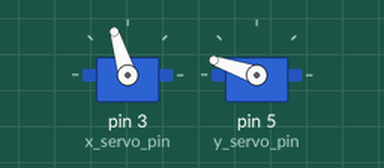
A sketch run on a simulated Arduino Uno, built with avr-gcc and run on an emulated ATmega328P. On the bench: 2 × servo.

Above: at 0.15 s.
At 2.0 s:
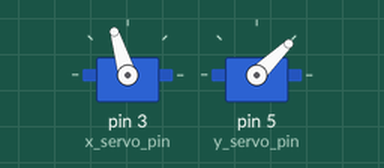
At 3.85 s:
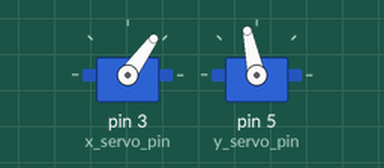
At 7.6 s:
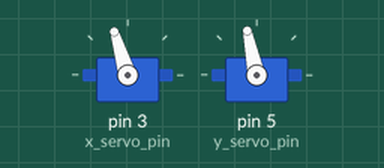
Timing chart, 0 to 9.9 s (numbered marks = the images above):
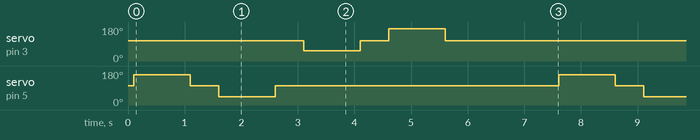

The sketch:

arduino.ino
```cpp
#include <Servo.h>

#define x_in A0
#define y_in A5
#define deadzone 25

// TOP
#define Y_DEADZONE 10 // NotImplemented
#define Y_MAX 2200  // Forward/Reverse
#define Y_ZERO 1600
#define Y_MIN 1000  // Forward/Reverse
// BOTTOM
#define X_DEADZONE 10 // NotImplemented
#define X_MAX   2300 // Left/Right
#define X_ZERO 1650
#define X_MIN 1100 // Left/Right

#define CONFIG 1

#define TIMEOUT_SECONDS 2
#define MANUAL2AUTO_DELAY 3

Servo x_servo; // create servo object to control a servo
const int x_servo_pin = 3;
Servo y_servo; // create servo object to control a servo
const int y_servo_pin = 5;

byte cmd_buffer[2];
unsigned long last_cmd;
unsigned long last_manual_cmd;

void setState(int y, int x) {
  last_cmd = millis();
  x = constrain(-x, -100, 100);
  y = constrain(y, -100, 100);

  float magnitude = sqrt((x * x) + (y * y));
  magnitude = constrain(magnitude, 0, 100); // TBD

  float x_norm, y_norm;
  x_norm = abs(x) / 100.0;
  y_norm = abs(y) / 100.0;

  x_norm *= x > 0 ? 1.0 : -1.0;
  y_norm *= y > 0 ? 1.0 : -1.0;

  x = x_norm * magnitude;
  y = y_norm * magnitude;

  if (x > 0){
  x = map(x, 0, 100, X_ZERO, X_MAX);
  } else {
     x = map(x, 0, -100, X_ZERO, X_MIN);
  }
  if (y > 0){
  y = map(y, 0, 100, Y_ZERO, Y_MAX);
  } else {
    y = map(y, 0, -100, Y_ZERO, Y_MIN);
  }

  x_servo.writeMicroseconds(x);
  y_servo.writeMicroseconds(y);
}

void stop() {
  x_servo.writeMicroseconds(X_ZERO);
  y_servo.writeMicroseconds(Y_ZERO);
  delay(100);
}

void setup() {
  Serial.begin(9600);
  pinMode(x_in, INPUT);
  pinMode(y_in, INPUT);
  x_servo.attach(x_servo_pin);
  y_servo.attach(y_servo_pin);
  stop();
}

void loop() {
  while (CONFIG){
    int _delay = 1000;
    setState(100,0);
    delay(_delay);
    setState(0,0);
    delay(_delay / 2);
    setState(-100,0);
    delay(_delay);
    setState(0,0);
    delay(_delay / 2);
    setState(0,100);
    delay(_delay);
    setState(0,0);
    delay(_delay / 2);
    setState(0,-100);
    delay(_delay);
    setState(0,0);
    delay(2 * _delay);
    }

  int X, Y;
  X = map(analogRead(x_in), 0, 1024, -100, 100);
  Y = map(analogRead(y_in), 0, 1024, -100, 100);
  if (abs(X) >= deadzone || abs(Y) >= deadzone) {
    // last_manual_cmd = millis();
    // setState(X,Y);
  } else if (millis() - last_manual_cmd < MANUAL2AUTO_DELAY * 1000){
    stop();
  }

   if (Serial.available() >= 3) // Full Command is in buffer including start
   {
     byte strt = Serial.read();
     if (strt == '#') // Check Start Byte
     {
       for (int i = 0; i < 2; i++) { // Read Command Array Bytes
         cmd_buffer[i] = Serial.read();
       }
       if (millis() - last_manual_cmd >= MANUAL2AUTO_DELAY * 1000){
       setState(map(cmd_buffer[0], 0, 127, -100, 100), map(cmd_buffer[1], 0,
       127, -100, 100));}
       }
     }

  if ((millis() - last_cmd) >= 1000 * TIMEOUT_SECONDS) {
    stop();
  }
}
```

Measured:
- by itself, servo on pin 3 (x_servo_pin): repeats every 7.5 s: 107° 0.50 s, 170° 1.0 s, 107° 5.0 s, 54° 1.0 s
- by itself, servo on pin 5 (y_servo_pin): repeats every 7.5 s: 102° 0.50 s, 44° 1.0 s, 102° 5.0 s, 161° 1.0 s
